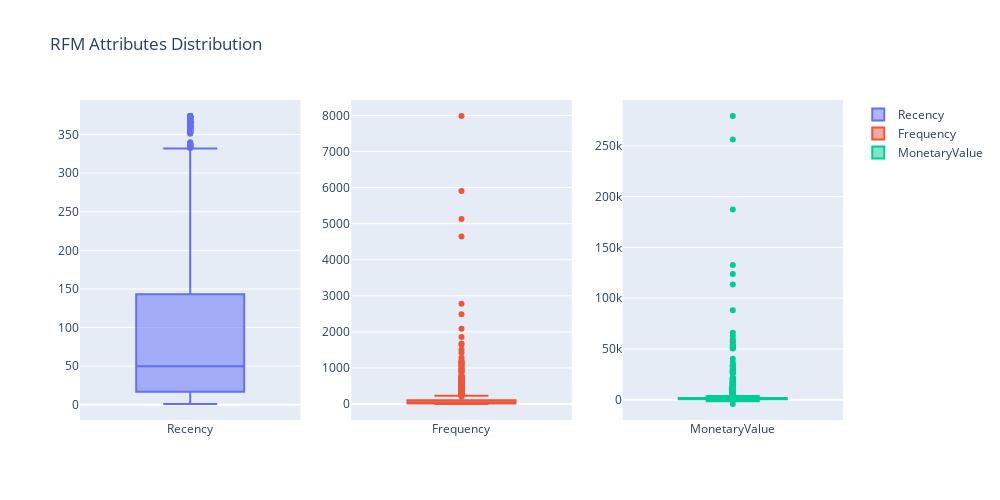

The cell this chart's notebook holds for it:
### Code cell
attributes = ['Recency', 'Frequency', 'MonetaryValue']
#Make subplots
fig = make_subplots(rows=1, cols=3)
#Widen figure
fig.update_layout(width=1000, height=500)

#Plot each attribute
for i, a in enumerate(attributes):
    fig.add_trace(go.Box(y=temp[a], name=a), row=1, col=i+1)
    #add title
    fig.update_layout(title='RFM Attributes Distribution')

fig.show()

### Figure 1 — Plotly figure (JSON) as saved in the notebook; plotly's stock layout.template omitted (floating-point values rounded to 4 significant figures; data arrays with more than 128 entries replaced by an {"elided": "..."} marker saying what was removed)
{"data": [{"name": "Recency", "type": "box", "xaxis": "x", "y": {"elided": "4372 int values"}, "yaxis": "y"}, {"name": "Frequency", "type": "box", "xaxis": "x2", "y": {"elided": "4372 int values"}, "yaxis": "y2"}, {"name": "MonetaryValue", "type": "box", "xaxis": "x3", "y": {"elided": "4372 float values"}, "yaxis": "y3"}], "layout": {"height": 500, "title": {"text": "RFM Attributes Distribution"}, "width": 1000, "xaxis": {"anchor": "y", "domain": [0, 0.2889]}, "xaxis2": {"anchor": "y2", "domain": [0.3556, 0.6444]}, "xaxis3": {"anchor": "y3", "domain": [0.7111, 1]}, "yaxis": {"anchor": "x", "domain": [0, 1]}, "yaxis2": {"anchor": "x2", "domain": [0, 1]}, "yaxis3": {"anchor": "x3", "domain": [0, 1]}}}
